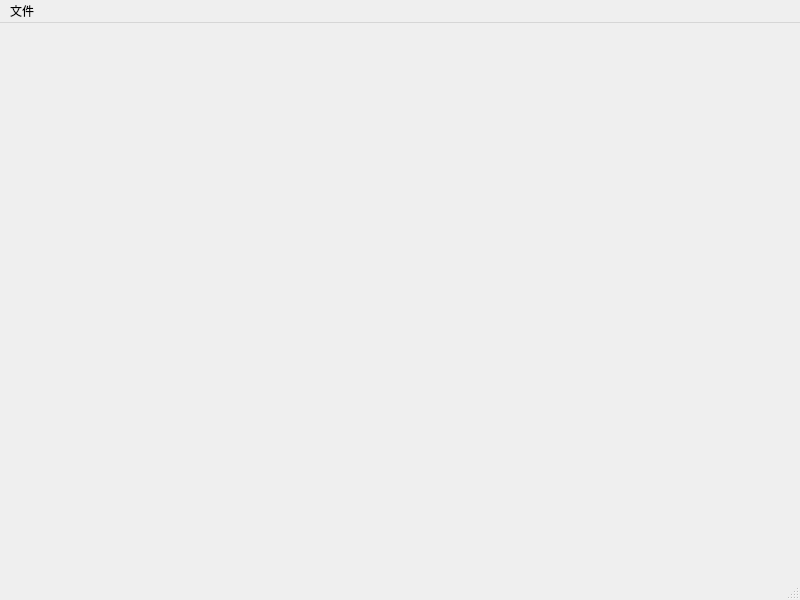
<?xml version="1.0" encoding="UTF-8"?>
<ui version="4.0">
 <class>MainWindow</class>
 <widget class="QMainWindow" name="MainWindow">
  <property name="geometry">
   <rect>
    <x>0</x>
    <y>0</y>
    <width>800</width>
    <height>600</height>
   </rect>
  </property>
  <property name="windowTitle">
   <string>MainWindow</string>
  </property>
  <widget class="QWidget" name="centralwidget"/>
  <widget class="QMenuBar" name="menubar">
   <property name="geometry">
    <rect>
     <x>0</x>
     <y>0</y>
     <width>800</width>
     <height>29</height>
    </rect>
   </property>
   <widget class="QMenu" name="menu">
    <property name="title">
     <string>文件</string>
    </property>
    <addaction name="actionopen"/>
    <addaction name="actionnew"/>
   </widget>
   <addaction name="menu"/>
  </widget>
  <widget class="QStatusBar" name="statusbar"/>
  <action name="actionopen">
   <property name="text">
    <string>打开</string>
   </property>
  </action>
  <action name="actionnew">
   <property name="text">
    <string>新建</string>
   </property>
  </action>
 </widget>
 <resources/>
 <connections/>
</ui>
